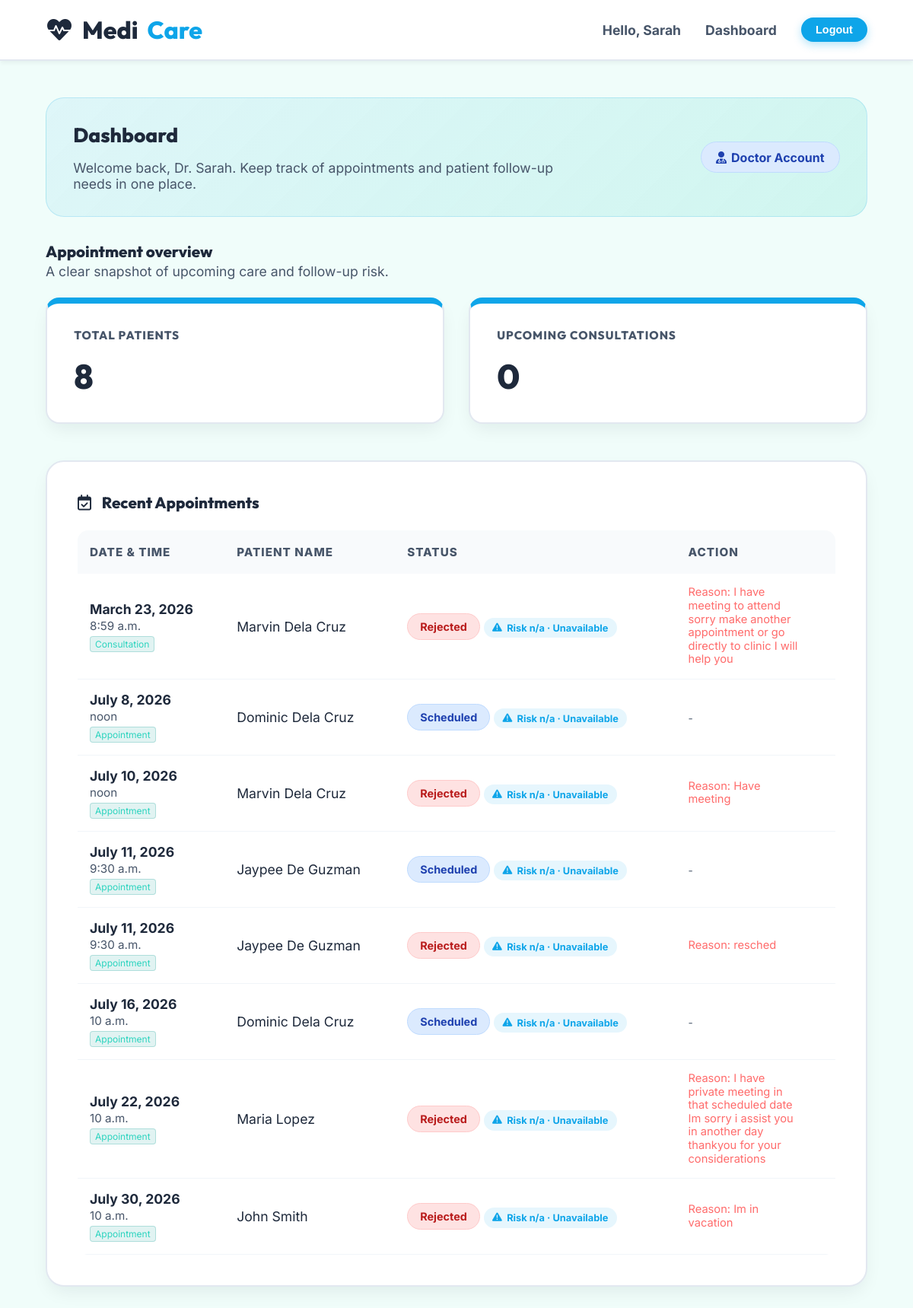
Screenshot of / (signed in) with the database file from the repository.
### core/models.py (models this page shows, shortened)
class User(AbstractUser):
    is_patient = models.BooleanField(default=False)
    is_doctor = models.BooleanField(default=False)

class Appointment(models.Model):
    STATUS_CHOICES = [
        ('Pending', 'Pending'),
        ('Scheduled', 'Scheduled'),
        ('Completed', 'Completed'),
        ('Cancelled', 'Cancelled'),
        ('Rejected', 'Rejected')
    ]
    TYPE_CHOICES = [
        ('Consultation', 'Consultation'),
        ('Appointment', 'Appointment')
    ]
    doctor = models.ForeignKey(DoctorProfile, on_delete=models.CASCADE, related_name='appointments')
    patient = models.ForeignKey(PatientProfile, on_delete=models.CASCADE, related_name='appointments')
    appointment_type = models.CharField(max_length=20, choices=TYPE_CHOICES, default='Consultation')
    date = models.DateField()
    time = models.TimeField()
    status = models.CharField(max_length=20, choices=STATUS_CHOICES, default='Pending')
    notes = models.TextField(blank=True)
    rejection_reason = models.TextField(blank=True)

class PatientProfile(models.Model):
    GENDER_CHOICES = [
        ('M', 'Male'),
        ('F', 'Female'),
        ('O', 'Other'),
    ]
    user = models.OneToOneField(User, on_delete=models.CASCADE, related_name='patient_profile')
    phone_number = models.CharField(max_length=20, blank=True)
    date_of_birth = models.DateField(null=True, blank=True)
    address = models.TextField(blank=True)
    gender = models.CharField(max_length=1, choices=GENDER_CHOICES, default='M')
    hypertension = models.BooleanField(default=False)
    diabetes = models.BooleanField(default=False)
    alcoholism = models.BooleanField(default=False)
    handicap = models.IntegerField(default=0)
    scholarship = models.BooleanField(default=False)
    sms_received = models.BooleanField(default=False)
    neighbourhood = models.CharField(max_length=100, default='Unknown')

### core/views.py (the view)
# urls.py: path('', views.dashboard_view, name='home'),
@login_required
def dashboard_view(request):
    user = request.user
    appointments = []
    if user.is_doctor:
        appointments = user.doctor_profile.appointments.all().order_by('date', 'time')
    elif user.is_patient:
        appointments = user.patient_profile.appointments.all().order_by('date', 'time')
    else:
        appointments = Appointment.objects.all().order_by('date', 'time')
    appointment_risk_data = []
    for appointment in appointments:
        patient = appointment.patient
        patient_user = patient.user
        try:
            birth_year = patient.date_of_birth.year if patient.date_of_birth else patient_user.date_joined.year
            age = max(0, date.today().year - birth_year)
            risk_probability = predict_no_show_risk(
                age=age,
                gender=patient.gender,
                neighbourhood=patient.neighbourhood,
                scholarship=patient.scholarship,
                hypertension=patient.hypertension,
                diabetes=patient.diabetes,
                alcoholism=patient.alcoholism,
                handicap=patient.handicap,
                sms_received=patient.sms_received,
                appointment_date=appointment.date,
            )
            appointment_risk_data.append({
                'appointment': appointment,
                'risk_probability': round(risk_probability, 3),
                'risk_level': get_risk_level(risk_probability),
            })
        except Exception:
            appointment_risk_data.append({
                'appointment': appointment,
                'risk_probability': None,
                'risk_level': 'Unavailable',
            })
    context = {
        'appointments': appointments,
        'total_appointments': appointments.count(),
        'upcoming_appointments': appointments.filter(appointment_type='Consultation', status__in=['Pending', 'Scheduled']).count(),
        'appointment_risk_data': appointment_risk_data,
    }
    return render(request, 'core/dashboard.html', context)

### core/ml.py (called while the page is built)
def _load_model() -> dict[str, Any]:
    if not MODEL_PATH.exists():
        raise FileNotFoundError(
            "The trained appointment model was not found. Run python train_appointment_model.py first."
        )
    with open(MODEL_PATH, "rb") as handle:
        payload = pickle.load(handle)
    if isinstance(payload, dict) and "model" in payload and "columns" in payload:
        return payload
    raise ValueError("The saved model file is not in the expected format.")

def predict_no_show_risk(
    age: int,
    gender: str,
    neighbourhood: str,
    scholarship: bool,
    hypertension: bool,
    diabetes: bool,
    alcoholism: bool,
    handicap: int,
    sms_received: bool,
    appointment_date: date,
) -> float:
    return predict_no_show_risk_from_profile(
        age=age,
        gender=gender,
        neighbourhood=neighbourhood,
        scholarship=scholarship,
        hypertension=hypertension,
        diabetes=diabetes,
        alcoholism=alcoholism,
        handicap=handicap,
        sms_received=sms_received,
        appointment_date=appointment_date,
    )

### templates/core/dashboard.html (shortened to what this page needs)
{% extends 'base.html' %}
{% block content %}
<div class="dashboard-container fade-in">
    <div class="dashboard-hero">
        <div>
            <h2>Dashboard</h2>
            <p style="color: var(--text-secondary); margin: 0; max-width: 650px;">
                Welcome back, {% if user.is_doctor %}Dr. {% endif %}{{ user.first_name|default:user.username }}. Keep track of appointments and patient follow-up needs in one place.
            </p>
        </div>
        <div style="display: flex; gap: 1rem; align-items: center; flex-wrap: wrap;">
            <span class="badge badge-scheduled" style="font-size: 1rem; padding: 0.6rem 1.2rem;">
                <i class="fa-solid fa-user-{% if user.is_doctor %}md{% else %}injured{% endif %}"></i>
                {% if user.is_doctor %}Doctor Account{% elif user.is_patient %}Patient Account{% else %}Admin/Staff Account{% endif %}
            </span>
        </div>
    </div>
    <div class="dashboard-header">
        <div>
            <h3 style="margin-bottom: 0.2rem;">Appointment overview</h3>
            <p style="color: var(--text-secondary); margin: 0;">A clear snapshot of upcoming care and follow-up risk.</p>
        </div>
    </div>
    <div class="dashboard-stats fade-in">
        <div class="glass-panel stat-card">
            <h3>{% if user.is_doctor %}Total Patients{% else %}Total Appointments{% endif %}</h3>
            <div class="stat-value">{{ total_appointments|default:"0" }}</div>
        </div>
        <div class="glass-panel stat-card">
            <h3>Upcoming Consultations</h3>
            <div class="stat-value">{{ upcoming_appointments|default:"0" }}</div>
        </div>
    </div>
    <div class="glass-panel fade-in">
        <h3 style="margin-bottom: 1.5rem;"><i class="fa-regular fa-calendar-check" style="margin-right: 10px;"></i> Recent Appointments</h3>
        {% if appointments %}
        <div class="data-table-container">
            <table class="data-table">
                <thead>
                    <tr>
                        <th>Date & Time</th>
                        {% if user.is_doctor %}
                        <th>Patient Name</th>
                        {% else %}
                        <th>Doctor Name</th>
                        {% endif %}
                        <th>Status</th>
                        <th>Action</th>
                    </tr>
                </thead>
                <tbody>
                    {% for appt in appointments %}
                    <tr>
                        <td>
                            <div style="font-weight: 700; color: var(--text-primary); font-size: 1.1rem;">{{ appt.date }}</div>
                            <div style="font-size: 0.95rem; color: var(--text-secondary); margin-top: 2px;">{{ appt.time }}</div>
                            <div style="font-size: 0.75rem; margin-top: 4px; padding: 2px 6px; background: rgba(58, 175, 169, 0.15); border: 1px solid rgba(58, 175, 169, 0.3); border-radius: 4px; display: inline-block; color: var(--accent-color);">{{ appt.appointment_type }}</div>
                        </td>
                        {% if user.is_doctor %}
                        <td>{{ appt.patient.user.first_name }} {{ appt.patient.user.last_name }}</td>
                        {% else %}
                        <td>Dr. {{ appt.doctor.user.first_name }} {{ appt.doctor.user.last_name }}<br><small style="color: var(--text-secondary);">{{ appt.doctor.specialty }}</small></td>
                        {% endif %}
                        <td>
                            <span class="badge badge-{{ appt.status|lower }}">{{ appt.status }}</span>
                            {% for item in appointment_risk_data %}
                                {% if item.appointment.id == appt.id %}
                                    <div class="risk-chip">
                                        <i class="fa-solid fa-triangle-exclamation"></i>
                                        Risk {{ item.risk_probability|default:"n/a" }} · {{ item.risk_level }}
                                    </div>
                                {% endif %}
                            {% endfor %}
                        </td>
                        <td>
                            {% if user.is_doctor and appt.status == 'Pending' %}
                            <div style="display: flex; gap: 5px;">
                                <a href="{% url 'update_appointment' appt.id 'accept' %}" class="btn-primary" style="padding: 0.4rem 0.8rem; font-size: 0.8rem; background: rgba(58, 175, 169, 0.2); border: 1px solid var(--accent-color); color: var(--accent-hover) !important;">Accept</a>
                                <a href="{% url 'update_appointment' appt.id 'reject' %}" class="btn-primary" style="padding: 0.4rem 0.8rem; font-size: 0.8rem; background: rgba(220, 53, 69, 0.2); border: 1px solid #ff6b6b; color: #ff6b6b !important;">Reject</a>
                            </div>
                            {% else %}
                                {% if appt.status == 'Rejected' %}
                                    <small style="color: #ff6b6b; display: block; max-width: 150px; line-height: 1.2;">Reason: {{ appt.rejection_reason }}</small>
                                {% else %}
                                    <span style="color: var(--text-secondary); font-size: 0.85rem;">-</span>
                                {% endif %}
                            {% endif %}
                        </td>
                    </tr>
                    {% endfor %}
                </tbody>
            </table>
        </div>
        {% else %}
        <div style="text-align: center; padding: 3rem 0; color: var(--text-secondary);">
            <i class="fa-regular fa-calendar-xmark" style="font-size: 3rem; margin-bottom: 1rem; opacity: 0.5;"></i>
            <p>No appointments found.</p>
        </div>
        {% endif %}
    </div>
</div>
{% endblock %}

### templates/base.html (shortened to what this page needs)
{% load static %}
<!DOCTYPE html>
<html lang="en">
<head>
    <link rel="stylesheet" href="{% static 'css/style.css' %}">
    <link href="https://cdnjs.cloudflare.com/ajax/libs/font-awesome/6.0.0/css/all.min.css" rel="stylesheet">
</head>
<body>
    <nav class="navbar fade-in">
        <a href="{% url 'dashboard' %}" class="navbar-brand">
            <i class="fa-solid fa-heart-pulse"></i>
            Medi<span>Care</span>
        </a>
        <div class="nav-links">
            {% if user.is_authenticated %}
                <span class="nav-item">Hello, {{ user.first_name|default:user.username }}</span>
                <a href="{% url 'dashboard' %}" class="nav-item">Dashboard</a>
                <form action="{% url 'logout' %}" method="post" style="display:inline;">
                    <button type="submit" class="btn-primary" style="padding: 0.5rem 1.2rem; font-size: 0.9rem;">Logout</button>
                </form>
            {% else %}
                <a href="{% url 'login' %}" class="nav-item">Login</a>
                <a href="{% url 'register' %}" class="btn-primary">Register Patient</a>
            {% endif %}
        </div>
    </nav>
    {% block content %}
    {% endblock %}
</body>
</html>

### static/css/style.css (style rules this page uses)
:root { --bg-color: #f0fdfa; --primary-color: #0ea5e9; --primary-hover: #0284c7; --accent-color: #2dd4bf; --accent-hover: #14b8a6; --text-primary: #1e293b; --text-secondary: #475569; --stat-blue: #3b82f6; --stat-green: #22c55e; --stat-orange: #f97316; --stat-red: #ef4444; --card-bg: #ffffff; --card-border: #e2e8f0; --card-shadow: 0 10px 25px -5px rgba(15, 23, 42, 0.08); --font-heading: 'Outfit', sans-serif; --font-body: 'Inter', sans-serif; --transition-smooth: all 0.25s cubic-bezier(0.4, 0, 0.2, 1); }
* { margin: 0; padding: 0; box-sizing: border-box; }
body { font-family: var(--font-body); background: var(--bg-color); color: var(--text-primary); min-height: 100vh; display: flex; flex-direction: column; overflow-x: hidden; font-size: 1.1rem; }
h1, h2, h3, h4, h5, h6 { font-family: var(--font-heading); font-weight: 800; color: var(--text-primary); margin-bottom: 1rem; }
a { color: var(--primary-color); text-decoration: none; font-weight: 600; transition: var(--transition-smooth); }
.fade-in { animation: popIn 0.5s cubic-bezier(0.34, 1.56, 0.64, 1) forwards; }
.glass-panel, .auth-card { background: var(--card-bg); border: 2px solid var(--card-border); box-shadow: var(--card-shadow); border-radius: 24px; padding: 2.5rem; }
.navbar { display: flex; justify-content: space-between; align-items: center; padding: 1.2rem 5%; background: #ffffff; border-bottom: 2px solid var(--card-border); position: sticky; top: 0; z-index: 100; box-shadow: 0 4px 6px -1px rgba(0, 0, 0, 0.05); }
.navbar-brand { font-family: var(--font-heading); font-size: 2rem; font-weight: 800; color: var(--text-primary); display: flex; align-items: center; gap: 12px; }
.navbar-brand span { color: var(--primary-color); }
.nav-links { display: flex; gap: 2rem; align-items: center; }
.nav-item { font-weight: 700; color: var(--text-secondary); font-size: 1.1rem; }
.btn-primary { background: var(--primary-color); color: #ffffff !important; padding: 1rem 2rem; border-radius: 50px; border: none; font-weight: 700; font-size: 1.1rem; cursor: pointer; transition: var(--transition-smooth); display: inline-block; text-align: center; box-shadow: 0 4px 12px rgba(14, 165, 233, 0.3); }
.dashboard-container { padding: 3rem 5%; flex: 1; }
.dashboard-hero { background: linear-gradient(135deg, rgba(14,165,233,0.08), rgba(45,212,191,0.16)); border: 1px solid rgba(14,165,233,0.18); border-radius: 24px; padding: 2rem 2.2rem; margin-bottom: 2rem; display: flex; justify-content: space-between; align-items: center; gap: 1rem; }
.dashboard-header { display: flex; justify-content: space-between; align-items: center; margin-bottom: 1.5rem; }
.dashboard-stats { display: grid; grid-template-columns: repeat(auto-fit, minmax(280px, 1fr)); gap: 2rem; margin-bottom: 3rem; }
.stat-card { text-align: left; border-top: 8px solid var(--primary-color); border-radius: 18px; padding: 2rem 2.2rem; min-height: 120px; }
.stat-card h3 { font-size: 0.95rem; color: var(--text-secondary); font-weight: 800; text-transform: uppercase; letter-spacing: 1px; }
.stat-card .stat-value { font-size: 2.8rem; font-weight: 800; color: var(--text-primary); font-family: var(--font-heading); margin-top: 0.6rem; }
.data-table-container { overflow-x: auto; border-radius: 14px; border: none; }
.data-table { width: 100%; border-collapse: collapse; }
.data-table th { text-align: left; padding: 1.2rem 1rem; background: #f8fafc; color: var(--text-secondary); font-weight: 800; text-transform: uppercase; font-size: 0.95rem; letter-spacing: 1px; border-bottom: none; }
.data-table td { padding: 1rem 1rem; background: transparent; border-bottom: 1px solid #f1f5f9; vertical-align: middle; }
.badge { padding: 0.5rem 1rem; border-radius: 50px; font-size: 0.9rem; font-weight: 700; display: inline-flex; align-items: center; gap: 6px; }
.risk-chip { display: inline-flex; align-items: center; gap: 0.4rem; padding: 0.35rem 0.7rem; border-radius: 999px; background: rgba(14,165,233,0.1); color: var(--primary-color); font-size: 0.8rem; font-weight: 700; margin-top: 0.4rem; }
.badge-scheduled { background: #dbeafe; color: #1e40af; border: 1px solid #bfdbfe; }
.badge-rejected { background: #fee2e2; color: #b91c1c; border: 1px solid #fecaca; }

### rows the page displays
User: first_name "Sarah"
Appointment: date "March 23, 2026", time "8:59 a.m.", appointment_type "Consultation", patient.user.first_name "Marvin", patient.user.last_name "Dela Cruz", status "Rejected", risk_probability "n/a", risk_level "Unavailable", rejection_reason "I have meeting to attend sorry make another appointment or go directly to clinic I will help you"
Appointment: date "July 8, 2026", time "noon", appointment_type "Appointment", patient.user.first_name "Dominic", patient.user.last_name "Dela Cruz", status "Scheduled", risk_probability "n/a", risk_level "Unavailable"
Appointment: date "July 10, 2026", time "noon", appointment_type "Appointment", patient.user.first_name "Marvin", patient.user.last_name "Dela Cruz", status "Rejected", risk_probability "n/a", risk_level "Unavailable", rejection_reason "Have meeting"
Appointment: date "July 11, 2026", time "9:30 a.m.", appointment_type "Appointment", patient.user.first_name "Jaypee", patient.user.last_name "De Guzman", status "Scheduled", risk_probability "n/a", risk_level "Unavailable"
Appointment: date "July 11, 2026", time "9:30 a.m.", appointment_type "Appointment", patient.user.first_name "Jaypee", patient.user.last_name "De Guzman", status "Rejected", risk_probability "n/a", risk_level "Unavailable", rejection_reason "resched"
Appointment: date "July 16, 2026", time "10 a.m.", appointment_type "Appointment", patient.user.first_name "Dominic", patient.user.last_name "Dela Cruz", status "Scheduled", risk_probability "n/a", risk_level "Unavailable"
Appointment: date "July 22, 2026", time "10 a.m.", appointment_type "Appointment", patient.user.first_name "Maria", patient.user.last_name "Lopez", status "Rejected", risk_probability "n/a", risk_level "Unavailable", rejection_reason "I have private meeting in that scheduled date Im sorry i assist you in another day thankyou for your considerations"
Appointment: date "July 30, 2026", time "10 a.m.", appointment_type "Appointment", patient.user.first_name "John", patient.user.last_name "Smith", status "Rejected", risk_probability "n/a", risk_level "Unavailable", rejection_reason "Im in vacation"

### other values shown
{{ total_appointments|default:"0" }} "8"
{{ upcoming_appointments|default:"0" }} "0"
